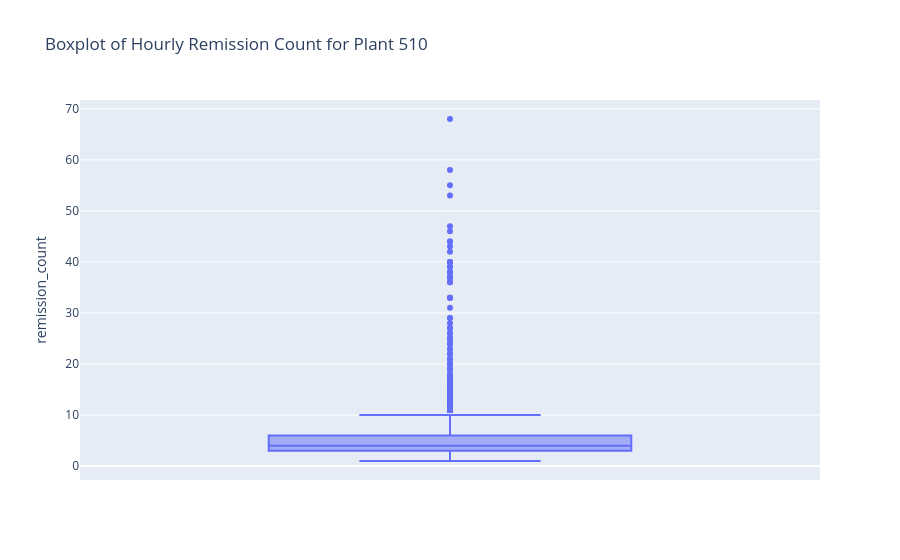

This figure's notebook cell:
### Markdown cell above
We'll keep plant 710's "outliers" due to legitimate data and no clues of repetition or errors

### Code cell
# Plant 510 remission count boxplot (row count) 
plant_510_counts = (
    remissions.loc[remissions["ship_plant_code"] == "510"]
    .groupby(remissions["start_time"].dt.floor("h"))
    .size()
    .reset_index(name="remission_count")
)
fig = px.box(
    plant_510_counts,
    y="remission_count",
    title="Boxplot of Hourly Remission Count for Plant 510",
)
fig.show()

### Figure 1 — Plotly figure (JSON) as saved in the notebook; plotly's stock layout.template omitted (floating-point values rounded to 4 significant figures; data arrays with more than 128 entries replaced by an {"elided": "..."} marker saying what was removed)
{"data": [{"alignmentgroup": "True", "hovertemplate": "remission_count=%{y}<extra></extra>", "legendgroup": "", "marker": {"color": "#636efa"}, "name": "", "notched": false, "offsetgroup": "", "orientation": "v", "showlegend": false, "type": "box", "x0": " ", "xaxis": "x", "y": {"elided": "15307 int values"}, "y0": " ", "yaxis": "y"}], "layout": {"boxmode": "group", "legend": {"tracegroupgap": 0}, "title": {"text": "Boxplot of Hourly Remission Count for Plant 510"}, "xaxis": {"anchor": "y", "domain": [0, 1]}, "yaxis": {"anchor": "x", "domain": [0, 1], "title": {"text": "remission_count"}}}}
